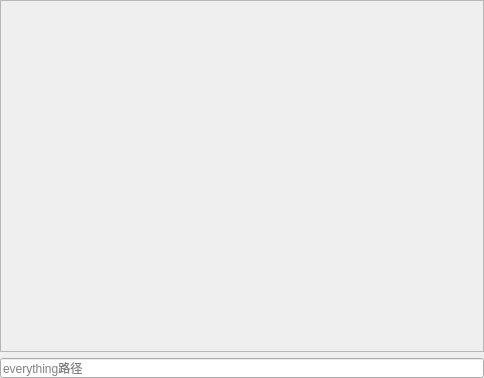
<?xml version="1.0" encoding="UTF-8"?>
<ui version="4.0">
 <class>Everything::Form</class>
 <widget class="QWidget" name="Everything::Form">
  <property name="geometry">
   <rect>
    <x>0</x>
    <y>0</y>
    <width>484</width>
    <height>378</height>
   </rect>
  </property>
  <property name="windowTitle">
   <string>Form</string>
  </property>
  <layout class="QVBoxLayout" name="verticalLayout">
   <property name="leftMargin">
    <number>0</number>
   </property>
   <property name="topMargin">
    <number>0</number>
   </property>
   <property name="rightMargin">
    <number>0</number>
   </property>
   <property name="bottomMargin">
    <number>0</number>
   </property>
   <item>
    <widget class="QFrame" name="frame">
     <property name="frameShape">
      <enum>QFrame::StyledPanel</enum>
     </property>
     <property name="frameShadow">
      <enum>QFrame::Raised</enum>
     </property>
     <layout class="QHBoxLayout" name="horizontalLayout">
      <property name="topMargin">
       <number>9</number>
      </property>
     </layout>
    </widget>
   </item>
   <item>
    <widget class="QLineEdit" name="lineEdit">
     <property name="sizePolicy">
      <sizepolicy hsizetype="Preferred" vsizetype="Preferred">
       <horstretch>0</horstretch>
       <verstretch>0</verstretch>
      </sizepolicy>
     </property>
     <property name="maximumSize">
      <size>
       <width>16777215</width>
       <height>20</height>
      </size>
     </property>
     <property name="alignment">
      <set>Qt::AlignLeading|Qt::AlignLeft|Qt::AlignVCenter</set>
     </property>
     <property name="readOnly">
      <bool>false</bool>
     </property>
     <property name="placeholderText">
      <string>everything路径</string>
     </property>
    </widget>
   </item>
  </layout>
 </widget>
 <resources/>
 <connections/>
</ui>
